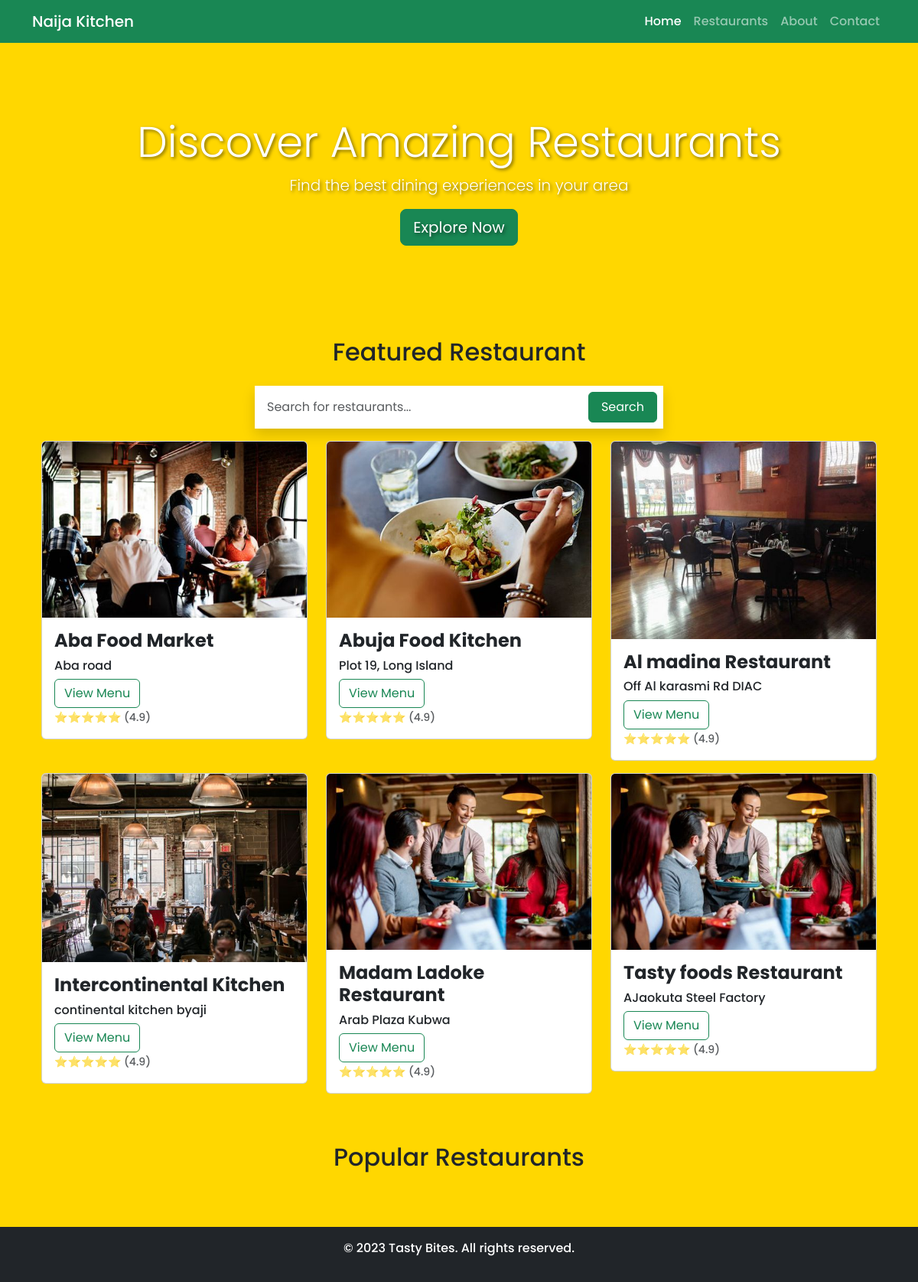
The app's page /myrestaurants/ with its own data.
### naija_kitchen/models.py (models this page shows, shortened)
class Restaurant(models.Model):
    restaurant_name = models.CharField(max_length=200)
    slug = models.SlugField(max_length=200, blank=True)
    restaurant_address = models.CharField(max_length=200)
    restaurant_image = models.ImageField(null=True, blank=True)
    restaurant_contact = models.CharField(max_length=200)
    restaurant_owner = models.ForeignKey(
        'auth.User', blank=True, null=True, on_delete=models.CASCADE, related_name='restaurant_name')
    class Meta:
        ordering = ['restaurant_name']
        indexes = [
            models.Index(fields=['restaurant_name'])
        ]
    @property
    def imageURL(self):
        try:
            url = self.restaurant_image.url
        except:
            url = ''
        return url

### naija_kitchen/app_views/restaurant_views.py (the view)
# urls.py: path("myrestaurants/", RestaurantListView.as_view(), name="all restaurants"),
class RestaurantListView(ListView):
    model = Restaurant
    template_name = 'restaurant_list.html'
    def get_context_data(self, **kwargs):
        context = super().get_context_data(**kwargs)
        context['qs_json'] = json.dumps(list(Restaurant.objects.values()))
        return context

### naija_kitchen/templates/restaurant_list.html (shortened to what this page needs)
{% extends 'main.html'%}
{% load static %}
    {% block content %}
    <header class="jumbotron jumbotron-fluid py-5 mb-4">
        <div class="container text-center py-5">
            <h1 class="display-4">Discover Amazing Restaurants</h1>
            <p class="lead">Find the best dining experiences in your area</p>
            <a href="#" class="btn btn-success btn-lg">Explore Now</a>
        </div>
    </header>
    <main class="container">
        <section class="mb-5">
            <h2 class="text-center mb-4">Featured Restaurant</h2>
            <div class="container h-100 mb-3">
                <div class="row h-100 justify-content-center align-items-center">
                    <div class="col-md-8 col-lg-6">
                        <form action="" method="get" class="d-flex shadow  p-2 bg-white">
                            <input id="searchInput" class="form-control me-2 p-2 border-0 shadow-none" type="search"
                                placeholder="Search for restaurants..." aria-label="Search">
                            <button class="btn btn-success  px-3" type="submit">
                                Search
                            </button>
                        </form>
                    </div>
                </div>
            </div>
            <div class="container">
                <div id="productCard" class="row">
                    {% for restaurant in object_list%}
                    <div class="col-sm-4 mb-3">
                        <div class="card">
                            <img class="card-img-top img-fluid" src="{{restaurant.imageURL}}"
                                alt="{{restaurant.imageURL}}">
                            <div class="card-body text-start">
                                <h4><strong>{{restaurant.restaurant_name}}</strong></h4>
                                <h6>{{restaurant.restaurant_address}}</h6>
                                <a class="btn btn-outline-success" href="/restaurant/{{ restaurant.id }}/menucategories">View
                                    Menu</a>
                                <p class="card-text"><small class="text-muted">⭐⭐⭐⭐⭐ (4.9)</small></p>
                            </div>
                        </div>
                        </div>
                    {% endfor%}
                </div>
            </div>
        </section>
        <section>
            <h2 class="text-center mb-4">Popular Restaurants</h2>
        </section>
    </main>
    <footer class="bg-dark text-white text-center py-3 mt-5">
        <p>&copy; 2023 Tasty Bites. All rights reserved.</p>
    </footer>
    {% endblock %}

### static/css/style.css (style rules this page uses)
body { font-family: 'Poppins sans-serif'; }
.bg-color { background-color: #FFD700; }
.jumbotron { background-size: cover; background-position: center; color: white; text-shadow: 2px 2px 4px rgba(0, 0, 0, 0.5); }
.poppins-medium { font-family: "Poppins", sans-serif; font-weight: 500; font-style: normal; }

### records on screen
Restaurant: imageURL (picture), restaurant_name "Aba Food Market", restaurant_address "Aba road"
Restaurant: imageURL (picture), restaurant_name "Abuja Food Kitchen", restaurant_address "Plot 19, Long Island"
Restaurant: imageURL (picture), restaurant_name "Al madina Restaurant", restaurant_address "Off Al karasmi Rd DIAC"
Restaurant: imageURL (picture), restaurant_name "Intercontinental Kitchen", restaurant_address "continental kitchen byaji"
Restaurant: imageURL (picture), restaurant_name "Madam Ladoke Restaurant", restaurant_address "Arab Plaza Kubwa"
Restaurant: imageURL (picture), restaurant_name "Tasty foods Restaurant", restaurant_address "AJaokuta Steel Factory"
